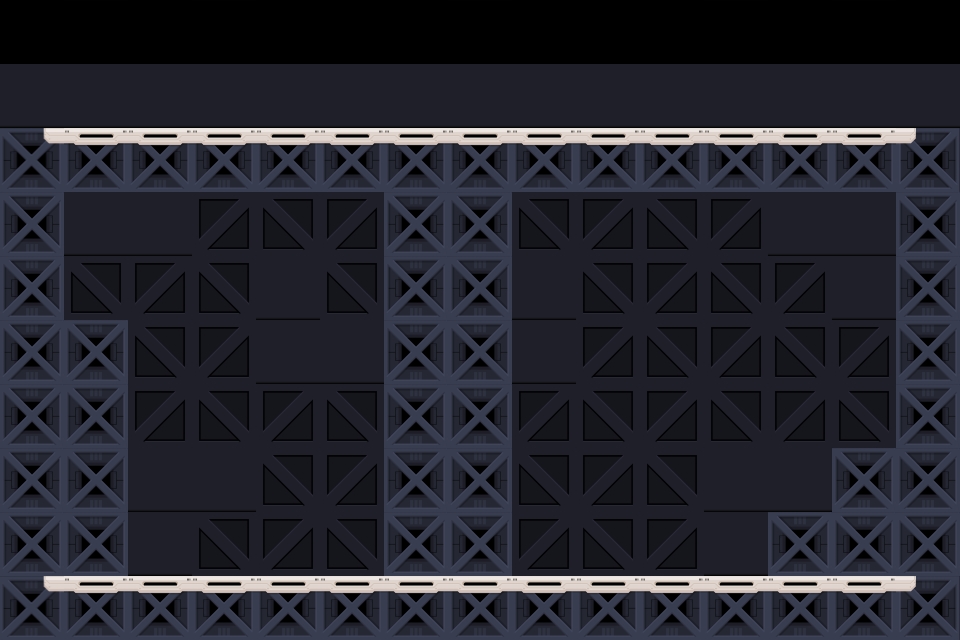

A 2D game scene composited from a Tiled map and its tileset images. What follows is a short description and the map's XML, with every tile layer's data as written:
An orthogonal 15x10 tile map with 64x64 px tiles, 1 tile layer (field).

<map version="1.0" tiledversion="1.0.3" orientation="orthogonal" renderorder="right-down" width="15" height="10" tilewidth="64" tileheight="64" nextobjectid="32">
 <tileset firstgid="1" name="tileset" tilewidth="64" tileheight="64" tilecount="30" columns="5">
  <image source="../assets/tileset.png" width="320" height="384" />
 </tileset>
 <layer name="field" width="15" height="10">
  <data encoding="csv">
13,14,13,14,13,13,13,14,13,13,13,14,13,14,13,
12,12,12,12,12,12,12,12,12,12,12,12,12,12,12,
4,3,3,3,3,3,3,3,3,3,3,3,3,3,5,
6,12,12,10,9,10,6,6,9,10,9,10,12,12,6,
6,9,10,9,12,9,6,6,12,9,10,9,10,12,6,
6,6,9,10,12,12,6,6,12,10,9,10,9,10,6,
6,6,10,9,10,9,6,6,10,9,10,9,10,9,6,
6,6,12,12,9,10,6,6,9,10,9,12,12,6,6,
6,6,12,9,10,9,6,6,10,9,10,12,6,6,6,
4,3,3,3,3,3,3,3,3,3,3,3,3,3,5
</data>
 </layer>
</map>